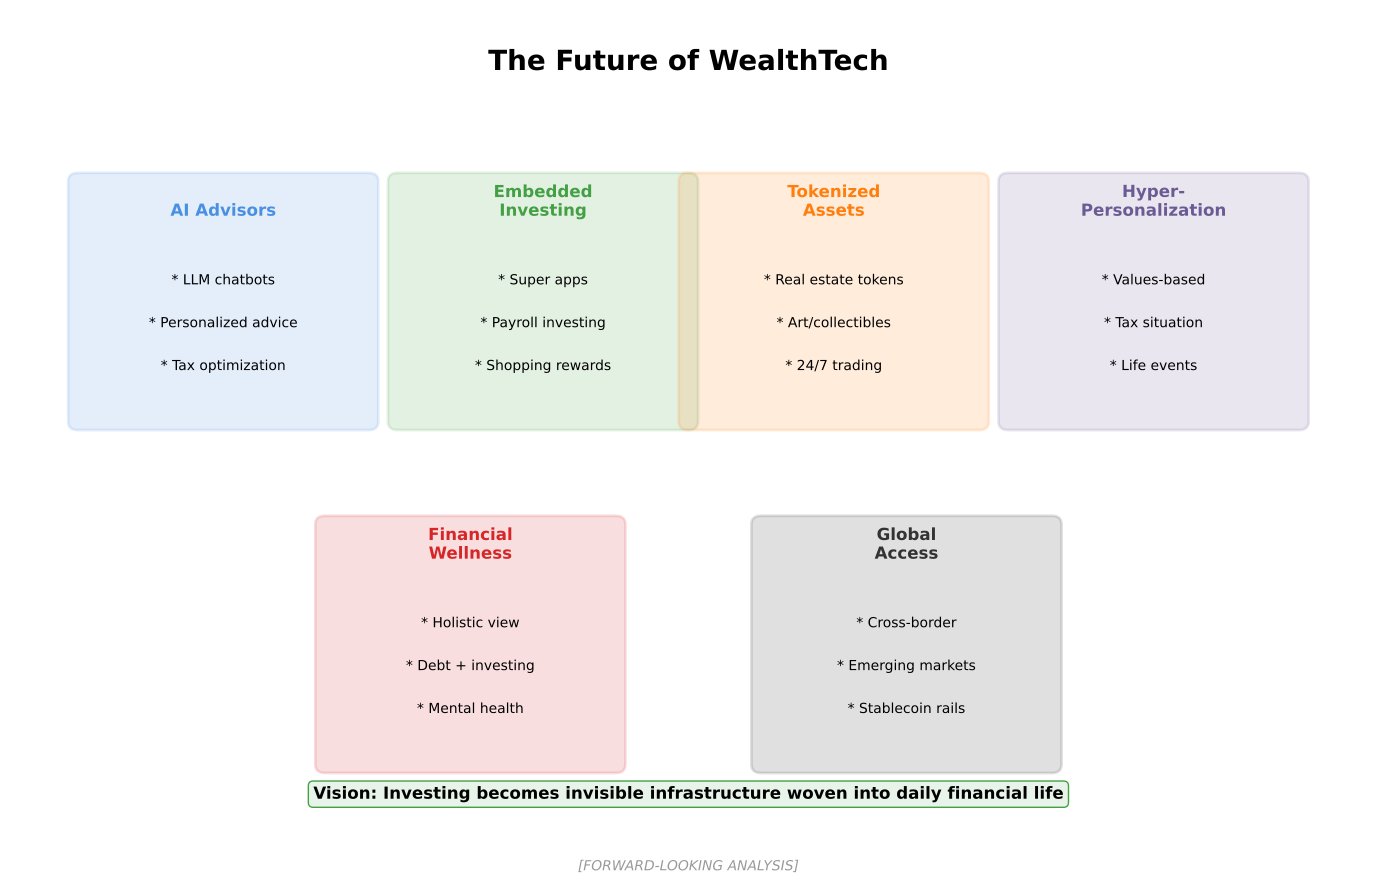

Write the Python code that produced this figure.
"""
WealthTech Future
Shows future trends in WealthTech

Output: wealthtech_future.pdf
Module: module_01_fintech
Lesson: 11 - WealthTech
"""

from pathlib import Path
import matplotlib.pyplot as plt
import matplotlib.patches as mpatches
import numpy as np

CHART_METADATA = {
    'title': 'WealthTech Future',
    'module': 'module_01_fintech',
    'lesson': 11,
    'url': 'https://github.com/Digital-AI-Finance/digital-finance/tree/main/module_01_fintech/figures/wealthtech_future'
}

plt.rcParams.update({
    'font.size': 14,
    'axes.labelsize': 14,
})

def create_chart():
    """Create WealthTech future trends diagram"""
    fig, ax = plt.subplots(figsize=(14, 9))
    ax.set_xlim(0, 14)
    ax.set_ylim(0, 10)
    ax.axis('off')

    # Title
    ax.text(7, 9.3, 'The Future of WealthTech', fontsize=20, fontweight='bold', ha='center')

    # Future trends
    trends = [
        {
            'name': 'AI Advisors',
            'x': 2.2, 'y': 6.5,
            'color': '#4A90E2',
            'items': ['LLM chatbots', 'Personalized advice', 'Tax optimization'],
        },
        {
            'name': 'Embedded\nInvesting',
            'x': 5.5, 'y': 6.5,
            'color': '#44A044',
            'items': ['Super apps', 'Payroll investing', 'Shopping rewards'],
        },
        {
            'name': 'Tokenized\nAssets',
            'x': 8.5, 'y': 6.5,
            'color': '#FF7F0E',
            'items': ['Real estate tokens', 'Art/collectibles', '24/7 trading'],
        },
        {
            'name': 'Hyper-\nPersonalization',
            'x': 11.8, 'y': 6.5,
            'color': '#6B5B95',
            'items': ['Values-based', 'Tax situation', 'Life events'],
        },
        {
            'name': 'Financial\nWellness',
            'x': 4.75, 'y': 2.5,
            'color': '#D62728',
            'items': ['Holistic view', 'Debt + investing', 'Mental health'],
        },
        {
            'name': 'Global\nAccess',
            'x': 9.25, 'y': 2.5,
            'color': '#333333',
            'items': ['Cross-border', 'Emerging markets', 'Stablecoin rails'],
        },
    ]

    for trend in trends:
        box = mpatches.FancyBboxPatch((trend['x']-1.5, trend['y']-1.3), 3, 2.8,
                                       boxstyle='round,pad=0.1',
                                       facecolor=trend['color'], alpha=0.15,
                                       edgecolor=trend['color'], lw=2)
        ax.add_patch(box)
        ax.text(trend['x'], trend['y']+1.1, trend['name'], ha='center',
               fontsize=12, fontweight='bold', color=trend['color'])

        for i, item in enumerate(trend['items']):
            ax.text(trend['x'], trend['y']+0.3-i*0.5, f'* {item}', ha='center', fontsize=10)

    # Vision
    vision = "Vision: Investing becomes invisible infrastructure woven into daily financial life"
    ax.text(7, 0.8, vision, ha='center', fontsize=12, fontweight='bold',
           bbox=dict(boxstyle='round', facecolor='#E8F4EA', edgecolor='#44A044'))

    # Source
    fig.text(0.5, 0.02, '[FORWARD-LOOKING ANALYSIS]',
            fontsize=10, ha='center', style='italic', color='#999999')

    plt.tight_layout()

    output_path = Path(__file__).parent / 'wealthtech_future.pdf'
    plt.savefig(output_path, format='pdf', dpi=300, bbox_inches='tight')
    plt.close()
    print(f"Chart saved to: {output_path}")
    return output_path

if __name__ == '__main__':
    create_chart()
